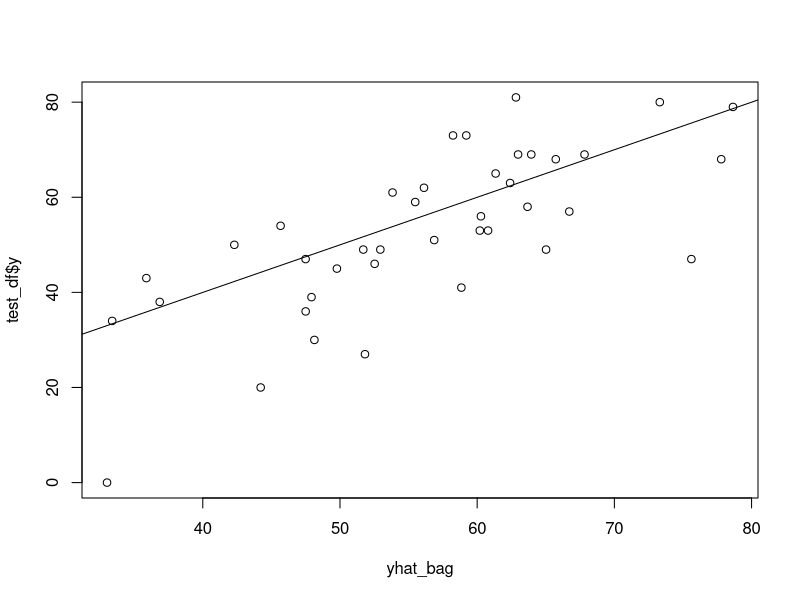
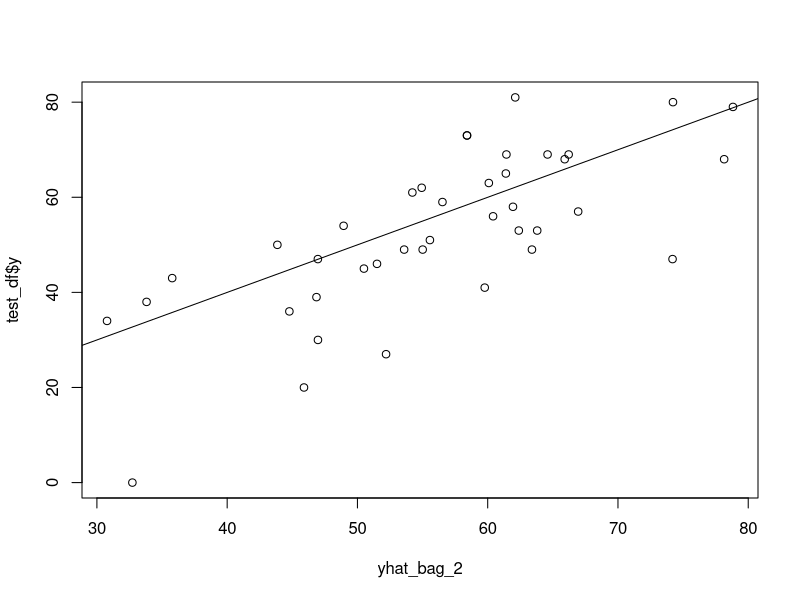
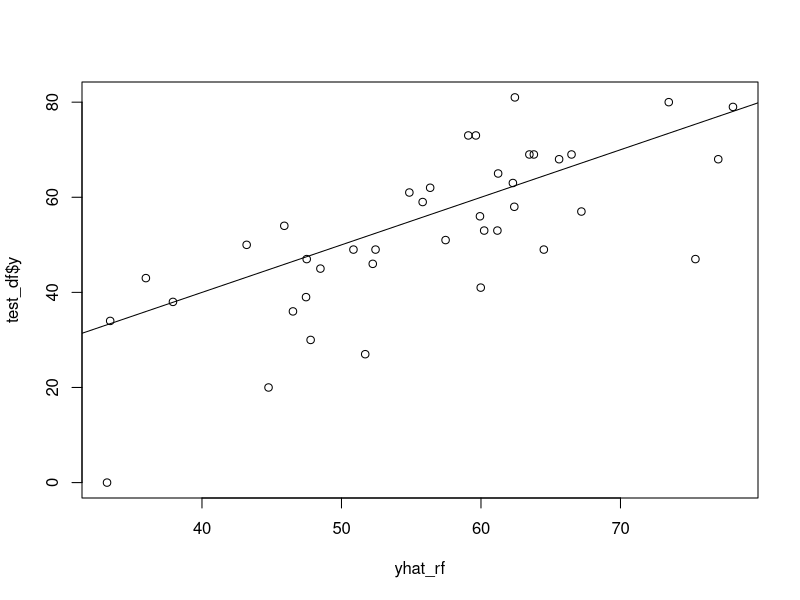
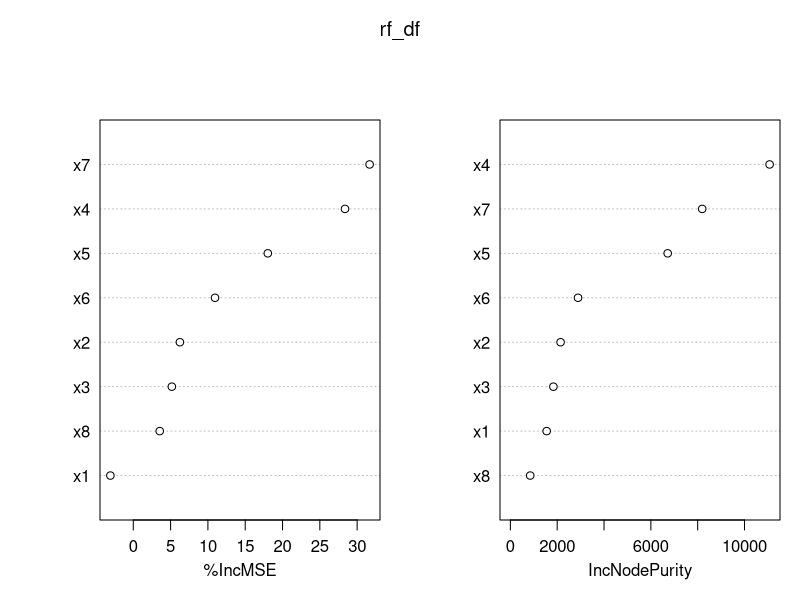
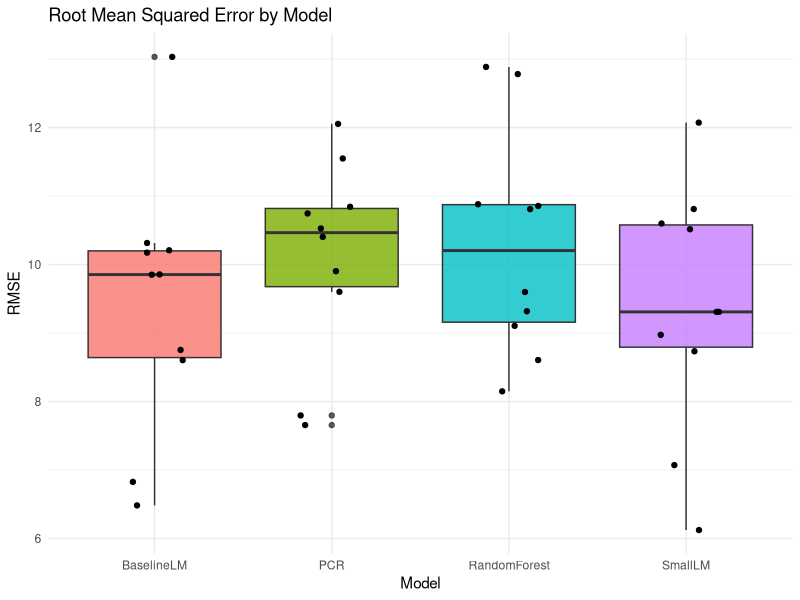
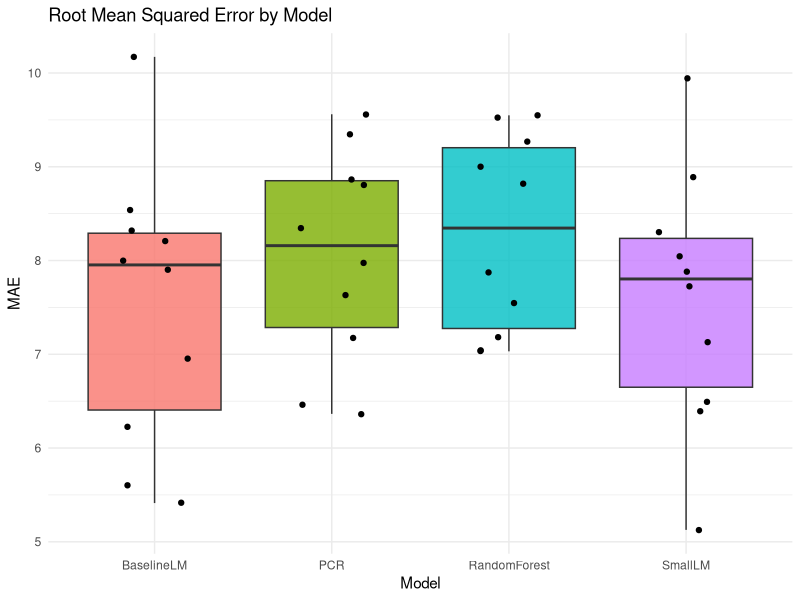

The R source for these figures, in order:
## ---- chunk 1
library(dplyr)  # Data Manipulation
library(ggplot2)  # Plotting
library(pls)  # PCR
library(randomForest)  # Random Forest
# library(GGally)
# library(gbm)
# library(caret)

set.seed(28)
## ---- chunk 2
data <- read.csv("FP_Data.csv")
df <- as.data.frame(data)
## ---- chunk 3
baseline_model <- lm(y ~ ., data = df)
summary(baseline_model)
## ---- chunk 4
smaller_lm <- lm(y ~ x4 + x8 + x7, data = df)
summary(smaller_lm)
## ---- chunk 5
df_onehot <- df %>% 
  mutate(
    xA = ifelse(x8 == "A", 1, 0),
    xB = ifelse(x8 == "B", 1, 0),
    xC = ifelse(x8 == "C", 1, 0),
    xD = ifelse(x8 == "D", 1, 0)
    ) %>% 
  select(-x8)

df_onehot_no_response <- df_onehot %>% 
  select(-y)

pca_results <- prcomp(df_onehot_no_response, scale = TRUE)
# biplot(pca_results, scale = 0)

summary(lm(df$y ~ pca_results$x[, c(1, 2, 7, 9, 11)]))
## ---- chunk 6
pcr_model <- pcr(y ~ ., data = df_onehot, validation = "CV")
summary(pcr_model)

summary(lm(y ~ ., data = df_onehot))
## ---- chunk 7
train_df <- df[1:160,]
test_df <- df[-(1:160),]
## ---- chunk 8
bag_fp <- randomForest(y ~ ., data = train_df, mtry = 8, importance = TRUE)
bag_fp
## ---- chunk 9
yhat_bag <- predict(bag_fp, newdata = test_df)
plot(yhat_bag, test_df$y)
abline(0,1)
mean((yhat_bag - test_df$y)^2)
## ---- chunk 10
bag_fp_2 <- randomForest(y ~ ., data = train_df, mtry = 8, ntree = 25)
yhat_bag_2 <- predict(bag_fp_2, newdata = test_df)
plot(yhat_bag_2, test_df$y)
abline(0,1)
mean((yhat_bag_2 - test_df$y)^2)
## ---- chunk 11
rf_df <- randomForest(y ~ ., data = train_df, mtry = 6, importance = TRUE)
rf_df
yhat_rf <- predict(rf_df, newdata = test_df)
plot(yhat_rf, test_df$y)
abline(0,1)
mean((yhat_rf - test_df$y)^2)
## ---- chunk 12
importance(rf_df)
varImpPlot(rf_df)
## ---- chunk 13
k <- 10
# Stratifiy by x8 group
df <- df %>%
  group_by(x8) %>%
  mutate(fold = sample(rep(1:k, length.out = n()))) %>%
  ungroup()

model_names <- c("BaselineLM", "SmallLM", "PCR", "RandomForest")
model_count <- length(model_names)
cv_stats <- data.frame(
  fold = rep(1:k, model_count),
  model = rep(model_names, each = k),
  rmse = NA,
  mae = NA
)
# Root Mean Squared Error
rmse <- function(actual, predicted) {
  return(sqrt(mean((actual - predicted)^2)))
}
# Mean Absolute Error
mae <- function(actual, predicted) {
  return(mean(abs(actual - predicted)))
}
## ---- chunk 14
for (i in 1:k) {
  train_df <- filter(df, fold != i) %>%
    select(-fold)
  test_df <- filter(df, fold == i) %>%
    select(-fold)
  
  # Baseline LM
  baseline_lm <- lm(y ~ ., data = train_df)
  pred <- predict(baseline_lm, newdata = test_df)
  cv_stats[cv_stats$model == "BaselineLM", "rmse"][i] <- rmse(test_df$y, pred)
  cv_stats[cv_stats$model == "BaselineLM", "mae"][i] <- mae(test_df$y, pred)

  # Small LM
  small_lm <- lm(y ~ x4 + x8 + x7, data = train_df)
  pred <- predict(small_lm, newdata = test_df)
  cv_stats[cv_stats$model == "SmallLM", "rmse"][i] <- rmse(test_df$y, pred)
  cv_stats[cv_stats$model == "SmallLM", "mae"][i] <- mae(test_df$y, pred)

  # PCR
  train_df_onehot <- train_df %>% 
    mutate(
      xA = ifelse(x8 == "A", 1, 0),
      xB = ifelse(x8 == "B", 1, 0),
      xC = ifelse(x8 == "C", 1, 0),
      xD = ifelse(x8 == "D", 1, 0)
      ) %>% 
    select(-x8)
  test_df_onehot <- test_df  %>% 
    mutate(
      xA = ifelse(x8 == "A", 1, 0),
      xB = ifelse(x8 == "B", 1, 0),
      xC = ifelse(x8 == "C", 1, 0),
      xD = ifelse(x8 == "D", 1, 0)
      ) %>% 
    select(-x8)
  pcr_model <- pcr(y ~ ., data = train_df_onehot, validation = "CV")
  num_components <- selectNcomp(pcr_model, method = "onesigma")
  pred <- predict(pcr_model, newdata = test_df_onehot)[, , num_components]
  cv_stats[cv_stats$model == "PCR", "rmse"][i] <- rmse(test_df_onehot$y, pred)
  cv_stats[cv_stats$model == "PCR", "mae"][i] <- mae(test_df_onehot$y, pred)

  # Random Forest
  rf_model <- randomForest(y ~ ., data = train_df, mtry = 6, importance = TRUE)
  pred <- predict(rf_model, newdata = test_df)
  cv_stats[cv_stats$model == "RandomForest", "rmse"][i] <- rmse(test_df$y, pred)
  cv_stats[cv_stats$model == "RandomForest", "mae"][i] <- mae(test_df$y, pred)
}
## ---- chunk 15
cv_stats %>%
  ggplot(aes(x = model, y = rmse, fill = model)) +
  geom_boxplot(alpha = .8) +
  geom_jitter(width = .2) +
  theme_minimal() +
  theme(legend.position = "none") +
  labs(
    x = "Model",
    y = "RMSE",
    title = "Root Mean Squared Error by Model"
  )
## ---- chunk 16
cv_stats %>%
  ggplot(aes(x = model, y = mae, fill = model)) +
  geom_boxplot(alpha = .8) +
  geom_jitter(width = .2) +
  theme_minimal() +
  theme(legend.position = "none") +
  labs(
    x = "Model",
    y = "MAE",
    title = "Root Mean Squared Error by Model"
  )
